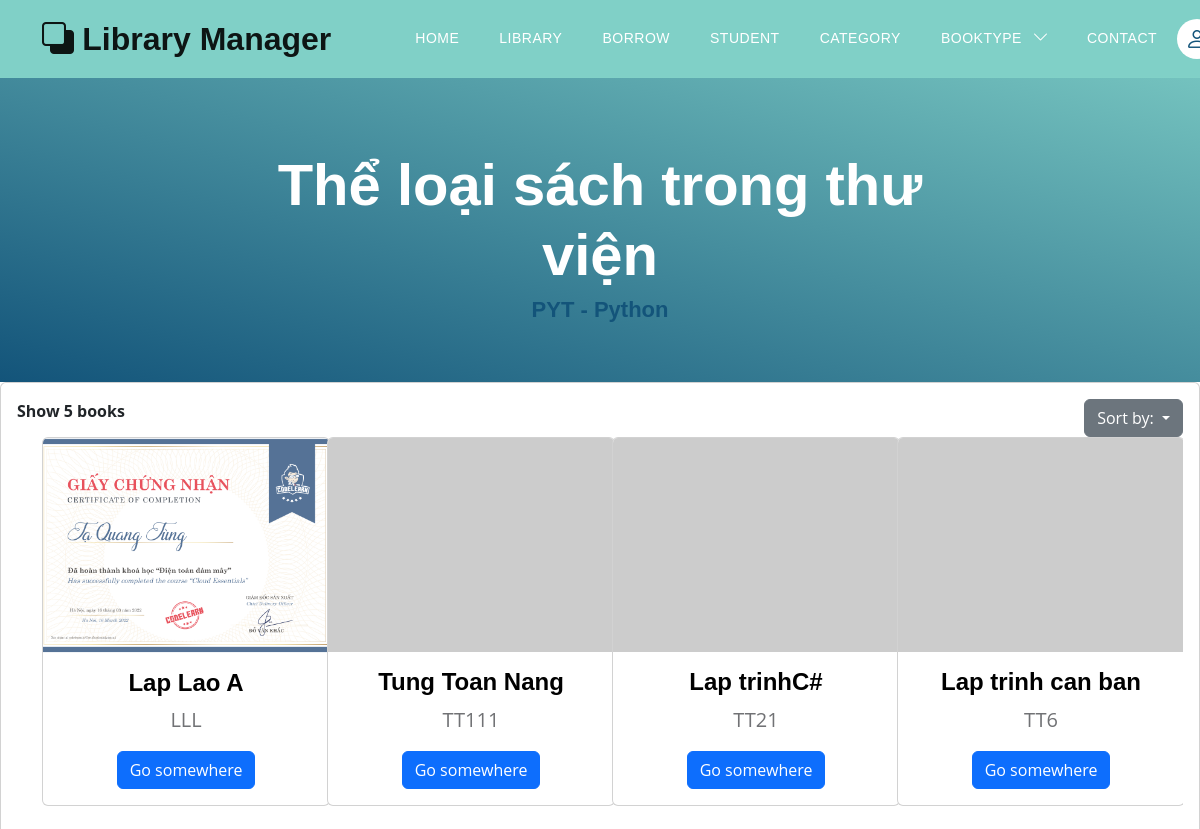
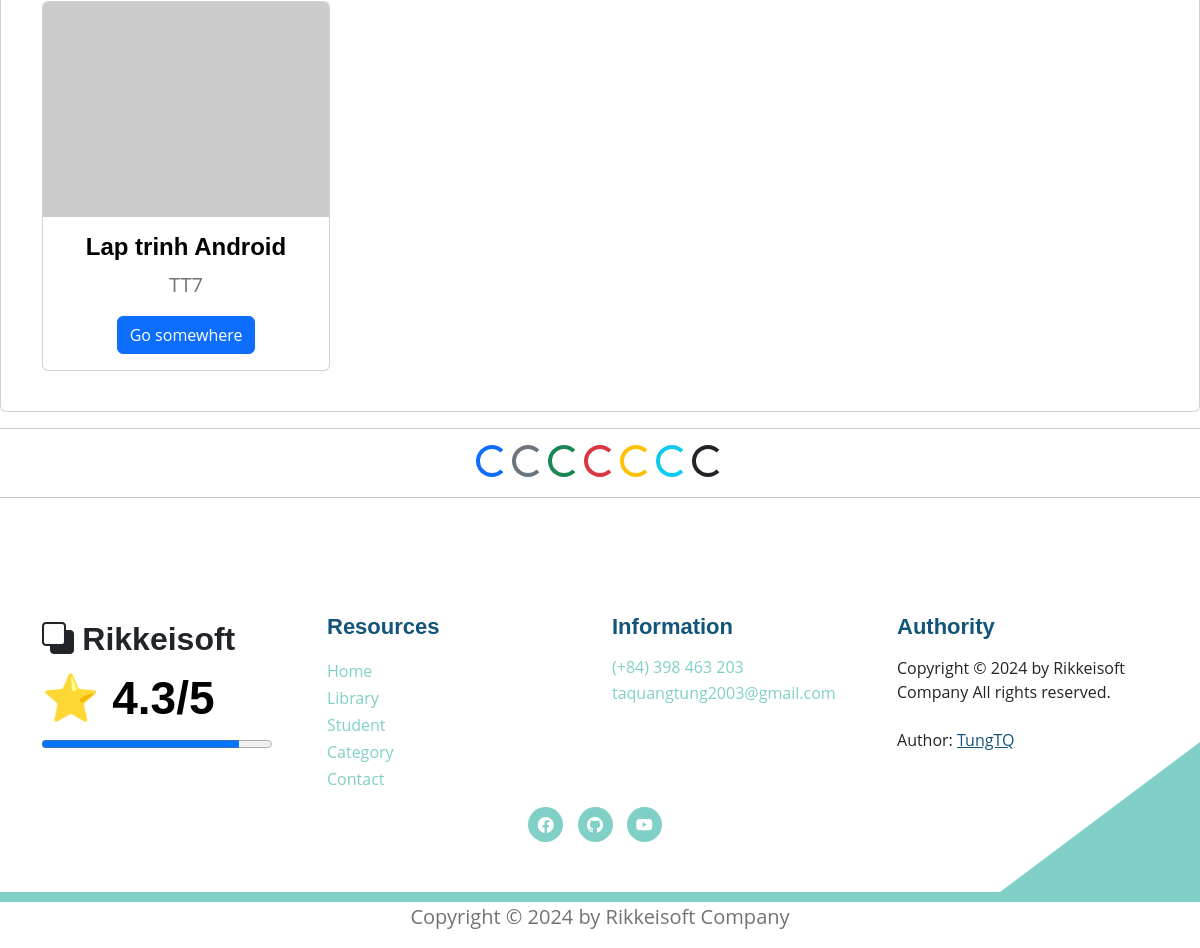
Page /books/booktype?searching=PYT&sortby=id on the committed database (2 pictures, top to bottom).
### models.py (models this page shows, shortened)
class Category(Base):
    __tablename__ = 'category'
    category_id = Column(String(10), primary_key=True, index=True)
    category_name = Column(String(50), index=True)
    insert_at = Column(DateTime, index=True)
    insert_id = Column(String(30), index=True)
    update_at = Column(DateTime,index=True)
    update_id = Column(String(30), index=True)
    delete_at = Column(DateTime,index=True)
    delete_id = Column(String(30), index=True)
    delete_flag = Column(Integer, index=True)
    category_books = relationship("Book", back_populates="category")

class Book(Base):
    __tablename__ = 'books'
    username_id = Column(String(30), ForeignKey('users.username'), nullable=False)
    id_book = Column(String(30), primary_key=True, unique=True, index=True)         # Số thứ tự sách
    title = Column(String(100), index=True)      # Tiêu đề sách
    author = Column(String(100), index=True)     # Tác giả
    year = Column(Integer)                  # Năm xuất bản
    quantity_amount = Column(Integer, index=True, default=0)
    category_id = Column(String(10), ForeignKey('category.category_id'), nullable=False)
    insert_at = Column(DateTime, index=True)
    insert_id = Column(String(30), index=True)
    update_at = Column(DateTime,index=True)
    update_id = Column(String(30), index=True)
    delete_at = Column(DateTime,index=True)
    delete_id = Column(String(30), index=True)
    delete_flag = Column(Integer, index=True)
    image_book = Column(String(100), index=True, nullable=True)         # Đường dẫn tới ảnh của sách
    pdf_book = Column(String(100), index=True, nullable=True)           # Đường dẫn tới file PDF của sách
    user = relationship("User", back_populates="books")
    category = relationship("Category", back_populates="category_books")
    borrows = relationship("BorrowBook", back_populates="book_borrow")
    borrowfinal = relationship("BorrowBookFinal", back_populates="book_borrow_final")
    comments = relationship("CommentBook", back_populates="book")

### routers/book.py (the view)
@router.get('/books/booktype', response_class=HTMLResponse)
async def search_category_book(request: Request, searching: str, sortby: str = "id",
                               db: Session = Depends(models.get_db)):
    mean_star = function.get_mean_star(db)
    all_category2 = db.query(models.Category).filter(models.Category.delete_flag != 1).all()
    this_category_by_searching = db.query(models.Category).filter(models.Category.delete_flag != 1,
                                                                  models.Category.category_id == searching).first()
    searching = searching.strip()       # Xóa các khoảng trắng dư thừa
    books = db.query(models.Book).filter(
        (models.Book.category_id.contains(searching))
    )
    if sortby == "title":
        books = books.filter(models.Book.delete_flag != 1).order_by(models.Book.title).all()
    else:
        books = books.filter(models.Book.delete_flag != 1).order_by(models.Book.id_book).all()
    total_books = len(books)
    return templates.TemplateResponse("books/booktype.html", {
        "request": request,
        "books": books,
        "searching": searching,
        "total_books": total_books,
        "mean_star": mean_star,
        "this_category_by_searching": this_category_by_searching,
        "all_category2": all_category2})

### templates/books/booktype.html (shortened to what this page needs)
{% extends "base.html" %}
{% block content %}
<section class="hero-section d-flex justify-content-center align-items-center" id="section_1"
    style="padding-bottom: 50px;">
    <div class="container">
        <div class="row">
            <div class="col-lg-8 col-12 mx-auto">
                <h1 class="text-white text-center"> Thể loại sách trong thư viện </h1>
                <h6 class="text-center"> {{searching}} - {{this_category_by_searching.category_name}} </h6>
            </div>
        </div>
    </div>
</section>
<div class="card card-table comman-shadow">
    <div class="card-body">
        <div class="table-responsive">
            <div id="DataTables_Table_0_wrapper" class="dataTables_wrapper no-footer">
                <div class="row">
                    <div class="col-md-6">
                        <div class="dataTables_length" id="DataTables_Table_0_length">
                            <label> <b> Show {{total_books}} books </b>
                            </label>
                        </div>
                    </div>
                    <div class="col-md-6 text-md-end">
                        <div class="dropdown">
                            <button class="btn btn-secondary dropdown-toggle" type="button"
                                data-bs-toggle="dropdown" aria-expanded="false"> Sort by:
                            </button>
                        </div>
                    </div>
                </div>
                <div class="container text-center bg-body-secondary">
                    <div class="row">
                        {% for book in books %}
                        <div class="col-md-6 col-lg-4 col-xl-3 mb-4">
                            <div class="card" style="width: 18rem;">
                                {% if book and book.image_book%}
                                <img src="/static/media/{{book.image_book}}" class="card-img-top"
                                    alt="https://placehold.co/200x150"
                                    style="width: 286px; height: 215px; object-fit: cover;
                                    transition: transform 0.3s ease-in-out, filter 0.3s ease-in-out;"
                                    onmouseover="this.style.transform='scale(1.1)'; this.style.filter='brightness(80%)';"
                                    onmouseout="this.style.transform='scale(1)'; this.style.filter='brightness(100%)';">
                                {% else %}
                                <img src="https://placehold.co/200x150" class="card-img-top"
                                    alt="https://placehold.co/200x150"
                                    style="transition: transform 0.3s ease-in-out, filter 0.3s ease-in-out;"
                                    onmouseover="this.style.transform='scale(1.1)'; this.style.filter='brightness(80%)';"
                                    onmouseout="this.style.transform='scale(1)'; this.style.filter='brightness(100%)';">
                                {% endif %}
                                <div class="card-body">
                                    <h5 class="card-title"> {{book.title}} </h5>
                                    <p class="card-text"> {{book.id_book}} </p>
                                    {% if request.cookies.get('token') %}
                                    <div class="btn-group mt-auto" role="group" aria-label="Button Click">
                                        <a href="/books/detail_book?choice_book={{book.id_book}}" class="btn btn-primary"> Show Book </a>
                                        <a href="/books/edit_book?id={{ book.id_book }}" class="btn btn-warning"> Edit
                                            Book </a>
                                    </div>
                                    {% else %}
                                    <a href="/books/detail_book?choice_book={{book.id_book}}" class="btn btn-primary">Go somewhere</a>
                                    {% endif %}
                                </div>
                            </div>
                        </div>
                        {% endfor %}
                    </div>
                </div>
            </div>
        </div>
    </div>
</div>
<hr>
<div style="text-align: center;">
    <div class="spinner-border text-primary" role="status">
    </div>
    <div class="spinner-border text-secondary" role="status">
    </div>
    <div class="spinner-border text-success" role="status">
    </div>
    <div class="spinner-border text-danger" role="status">
    </div>
    <div class="spinner-border text-warning" role="status">
    </div>
    <div class="spinner-border text-info" role="status">
    </div>
    <div class="spinner-border text-dark" role="status">
    </div>
</div>
<hr>
{% endblock content %}

### templates/base.html (shortened to what this page needs)
<!DOCTYPE html>
<html lang="en">
<head>
    <link href="/static/css/bootstrap.min.css" rel="stylesheet">
    <link href="/static/css/bootstrap-icons.css" rel="stylesheet">
    <link href="/static/css/templatemo-topic-listing.css" rel="stylesheet">
</head>
<body id="top">
    <main>
        <div id="sticky-wrapper" class="sticky-wrapper" style="height: 78px;">
            <nav class="navbar navbar-expand-lg bg-body-tertiary fixed-top" style="background-color: #80d0c7">
                <div class="container">
                    <a class="navbar-brand" href="/">
                        <i class="bi-back"></i>
                        <span> Library Manager </span>
                    </a>
                    <div class="collapse navbar-collapse" id="navbarNav">
                        <ul class="navbar-nav ms-lg-5 me-lg-auto">
                            <li class="nav-item">
                                <a class="nav-link click-scroll" href="/"> Home </a>
                            </li>
                            <li class="nav-item">
                                <a class="nav-link click-scroll" href="/books?bookview=0"> Library </a>
                            </li>
                            <li class="nav-item">
                                <a class="nav-link click-scroll" href="/books/all_borrowed_book"> Borrow </a>
                            </li>
                            <li class="nav-item">
                                <a class="nav-link click-scroll" href="/users?view=0"> Student </a>
                            </li>
                            <li class="nav-item">
                                <a class="nav-link click-scroll" href="/category_books"> Category </a>
                            </li>
                            <li class="nav-item dropdown">
                                <a class="nav-link dropdown-toggle" id="navbarDropdownMenuLink" role="button" data-toggle="dropdown" aria-haspopup="true" aria-expanded="false">
                                  BookType
                                </a>
                            </li>
                            <li class="nav-item">
                                <a class="nav-link click-scroll" href="/contact"> Contact </a>
                            </li>
                        </ul>
                        <div class="d-none d-lg-block">
                            {% if request.cookies.get('token') %}
                            <div class="dropdown">
                                <button class="btn btn-secondary dropdown-toggle" type="button"
                                    data-bs-toggle="dropdown" aria-expanded="false">
                                    <a href="/profile" class="navbar-icon bi-person smoothscroll"> </a> {{request.cookies.get('username')}}
                                </button>
                                <ul class="dropdown-menu">
                                    <li> <a href="/profile" class="navbar-icon bi-person smoothscroll"> </a> {{ request.cookies.get('username') }}</li>
                                    <li><a class="dropdown-item" href="/logout"> Logout </a></li>
                                </ul>
                            </div>
                            {% else %}
                            <a href="/login" class="navbar-icon bi-person smoothscroll"></a>
                            {% endif %}
                        </div>
                    </div>
                </div>
            </nav>
        </div>
    </main>
    {% block content %}{% endblock content %}
</body>
<footer class="site-footer section-padding">
    <div class="container">
        <div class="row">
            <div class="col-lg-3 col-12 mb-4 pb-2">
                <a class="navbar-brand mb-2" href="/">
                    <i class="bi-back"></i>
                    <span> Rikkeisoft </span>
                </a>
                <h2>⭐ {{mean_star}}/5 </h2>
                <progress max="100" value="{{ mean_star*20 }}" style="width: 230px;"></progress>
            </div>
            <div class="col-lg-3 col-md-4 col-6">
                <h6 class="site-footer-title mb-3">Resources</h6>
                <ul class="site-footer-links">
                    <li class="site-footer-link-item">
                        <a href="/" class="site-footer-link"> Home </a>
                    </li>
                    <li class="site-footer-link-item">
                        <a href="/books?bookview=0" class="site-footer-link"> Library </a>
                    </li>
                    <li class="site-footer-link-item">
                        <a href="/users?view=0" class="site-footer-link"> Student </a>
                    </li>
                    <li class="site-footer-link-item">
                        <a href="/category_books" class="site-footer-link"> Category </a>
                    </li>
                    <li class="site-footer-link-item">
                        <a href="/contact" class="site-footer-link"> Contact </a>
                    </li>
                </ul>
            </div>
            <div class="col-lg-3 col-md-4 col-6 mb-4 mb-lg-0">
                <h6 class="site-footer-title mb-3"> Information </h6>
                <p class="text-white d-flex mb-1">
                    <a href="tel: 0398463203" class="site-footer-link">
                        (+84) 398 463 203
                    </a>
                </p>
                <p class="text-white d-flex">
                    <a href="mailto:taquangtung2003@gmail.com" class="site-footer-link">
                        taquangtung2003@gmail.com
                    </a>
                </p>
            </div>
            <div class="col-lg-3 col-md-4 col-12 mt-4 mt-lg-0 ms-auto">
                <h6 class="site-footer-title mb-3"> Authority </h6>
                Copyright © 2024 by Rikkeisoft Company All rights reserved.
                <br><br> Author: <a rel="nofollow" href="#" target="_blank"> <u> TungTQ </u>
                </a>
            </div>
        </div>
    </div>
    <div style="text-align: center;">
        <ul class="social-icon">
            <li class="social-icon-item">
                <a href="https://www.facebook.com/pisceskibo" class="social-icon-link bi-facebook" target="_blank"></a>
            </li>
            <li class="social-icon-item">
                <a href="https://github.com/pisceskibo" class="social-icon-link bi-github" target="_blank"></a>
            </li>
            <li class="social-icon-item">
                <a href="https://www.youtube.com/@TUNG_TAQUANGN01_14" class="social-icon-link bi-youtube" target="_blank"></a>
            </li>
        </ul>
    </div>
</footer>
<p style="text-align: center;"> Copyright © 2024 by Rikkeisoft Company </p>
</html>

### rows in the picture
Category: category_name "Python"
Book: image_book (picture), title "Lap Lao A", id_book "LLL"
Book: title "Tung Toan Nang", id_book "TT111"
Book: title "Lap trinhC#", id_book "TT21"
Book: title "Lap trinh can ban", id_book "TT6"
Book: title "Lap trinh Android", id_book "TT7"

### other values in the picture
{{ searching }} "PYT"
{{ total_books }} "5"
{{ mean_star }} "4.3"
